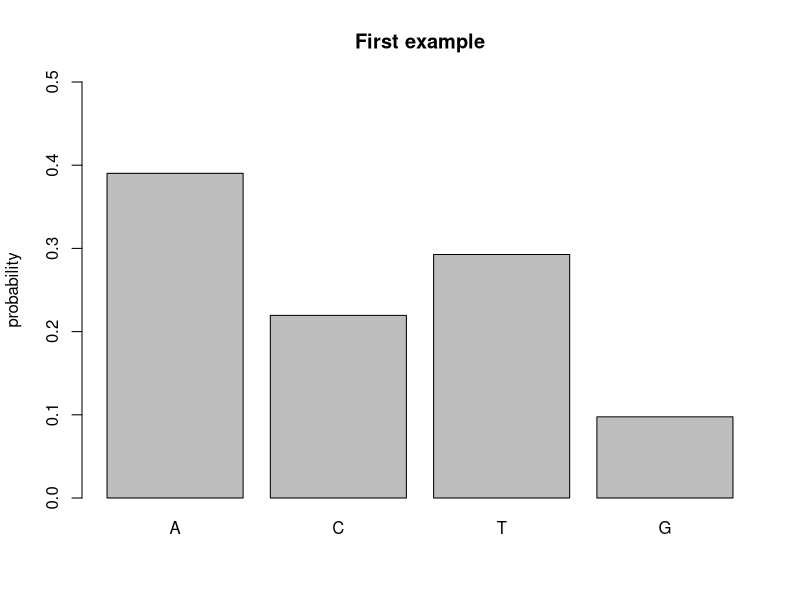
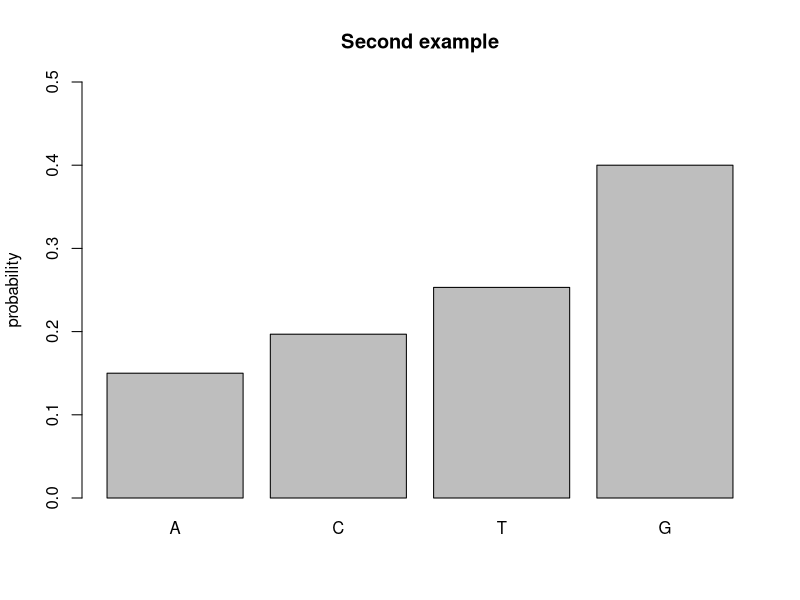

These figures' R source, in order:
## Graph
# List of neighbors
Neighbors=vector("list",9)
Neighbors[[1]]=c(6)
Neighbors[[2]]=c(6)
Neighbors[[3]]=c(7)
Neighbors[[4]]=c(7)
Neighbors[[5]]=c(9)
Neighbors[[6]]=c(1,2,8)
Neighbors[[7]]=c(3,4,8)
Neighbors[[8]]=c(6,7,9)
Neighbors[[9]]=c(5,8)
Neighbors
# Evidence nodes
evidence=c(1,2,3,4,5)
f=9 #arbitrary root

### Definition of Potentials
## Dual cliques
def_M = function (m){
  # M1
  M1=matrix(c(m[1],m[4],m[2],m[3],
              m[4],m[1],m[3],m[2],
              m[2],m[3],m[1],m[4],
              m[3],m[2],m[4],m[1]),4)

  # M2
  M2=matrix(c(m[1],3*m[4],4*m[2],3*m[3],
              3*m[4],m[1],3*m[3],4*m[2],
              4*m[2],3*m[3],m[1],3*m[4],
              3*m[3],4*m[2],3*m[4],m[1]),4)
  # Potentials
  M = array(dim=c(9,9,4,4))
  M[1,6,,]=M1
  M[2,6,,]=M1
  M[3,7,,]=M1
  M[4,7,,]=M1
  M[6,8,,]=M1
  M[7,8,,]=M1
  M[8,9,,]=M1
  M[5,9,,]=M2
  
  M[6,1,,]=M1
  M[6,2,,]=M1
  M[7,3,,]=M1
  M[7,4,,]=M1
  M[8,6,,]=M1
  M[8,7,,]=M1
  M[9,8,,]=M1
  M[9,5,,]=M2
  return(M)
}


# Single Potentials
psi=matrix(rep(1,9*4),ncol=9)
psi[,9]=c(8,9,9,8)



sum_product = function(Neighbors,psiE,evidence,x,M,f){
  psiE=psi
  psiE[,evidence]=x*psi[,evidence]
  # Messages
  mess=array(data=0,dim=c(9,9,4))
  #Marginals
  marginals=vector("list",9)
  
  # Send message
  send_message=function(j,i){
    # Compute product of mkj
    product_mkj=c(1,1,1,1)
    for (k in Neighbors[[j]]){
      if (k != i){
        product_mkj=product_mkj*mess[k,j,]
      }
    }
    # Compute mji
    mji=c(0,0,0,0)
    possible_xj=diag(4) # sum over all values
    for (j0 in 1:4){
      xj=possible_xj[,j0]
      # Message to be sent
      #mji=mji+ ( M[j,i,,] %*% (psiE[,j]) )* product_mkj*xj
      psiE_xj=psiE[j0,j] # real
      mkj_xj=product_mkj[j0] # real
      psi_xi_xj=M[j,i,,j0] # vector
      mji=mji+ psiE_xj*psi_xi_xj*mkj_xj
    }
    mess[j,i,] <<- mji
  }
  
  # Collect
  collect = function (i,j){
    for (k in Neighbors[[j]]){
      if ( k !=i ){
        collect(j,k)
      }
    }
    send_message(j,i)
  }
  
  # Distribute
  distribute = function (i,j){
    send_message(i,j)
    for (k in Neighbors[[j]]){
      if ( k !=i ){
        distribute(j,k)
      }
    }
  }
  
  # Marginal
  compute_marginal = function(i){
    product_mji=1
    for (j in Neighbors[[i]]){
      product_mji=product_mji*mess[j,i,]
    }
    marginals[[i]] <<- psiE[,i]*product_mji
  }
  
  # Algorithm
  for (e in Neighbors[[f]]){
    collect(f,e)
  }
  for (e in Neighbors[[f]]){
    distribute(f,e)
  }
  for (i in 1:9){
    compute_marginal(i)
  }
  return(lapply(marginals,function (x) x/sum(x)))
}

######
#par(mfrow=c(1,2))
############
## Exemple 1
############

m=c(8,3,2,1)
M=def_M(m)
x=matrix(c(0,0,0,1,0,1,0,0,1,0,0,0,0,0,1,0,0,0,1,0),ncol=5)
s1=sum_product(Neighbors,psiE,evidence,x,M,f)
barplot(s1[[9]],names.arg =c("A","C","T","G"),ylab="probability",ylim = c(0,.5),
        main= "First example")

###########
# Exemple 2
###########

m=c(7,4,3,2)
M=def_M(m)
x=matrix(c(0,1,0,0,1,0,0,0,0,0,0,1,0,0,1,0,0,1,0,0),ncol=5)
s2=sum_product(Neighbors,psiE,evidence,x,M,f)
barplot(s2[[9]],names.arg =c("A","C","T","G"),ylab="probability",ylim = c(0,0.5),
        main= "Second example")
s1[[9]]
s2[[9]]
##